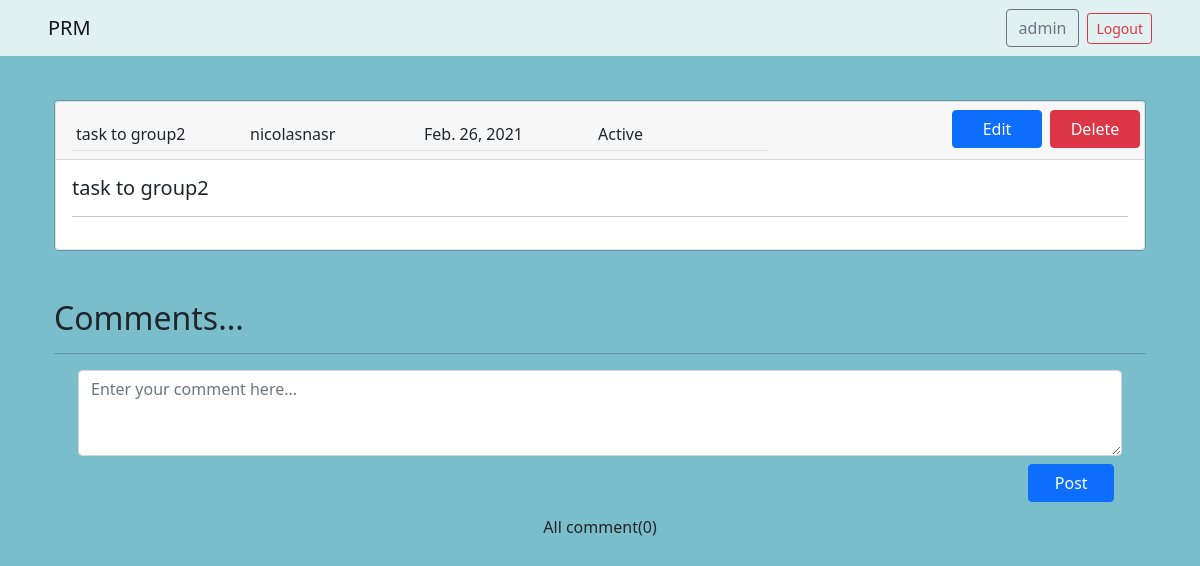
Page /dashboard/task/138 (signed in) on the committed database.
### index/models.py (models this page shows, shortened)
class Task(models.Model):
    title = models.CharField(max_length=50, blank=False)
    user = models.ForeignKey(User, on_delete=models.CASCADE, blank=True, null=True)
    group = models.ForeignKey(Group, on_delete=models.CASCADE, blank=False, default=1)
    status = models.ForeignKey(Status, on_delete=models.SET_DEFAULT, default=5, blank=False)
    description = models.CharField(max_length=200, blank=False)
    moreinfo = models.TextField(blank=True)
    due = models.DateField(default=datetime.datetime.now, blank=False)
    added = models.DateTimeField(default=datetime.datetime.now, blank=True)

class Status(models.Model):
    def __str__(self):
        return self.name
    name = models.CharField(max_length=25)

### dashboard/views.py (the view, shortened to what this page needs)
# urls.py: path('task/<int:task>', views.task, name="task"),
@login_required(login_url="index:login")
def task(request, task):
    get_object_or_404(Task, id=task)
    task = Task.objects.get(id=task)
    try:
        noti = Notification.objects.get(task=task)
        if request.user == task.user:
            noti.delete()
    except:
        pass
    usergp = request.user.groups.all()
    users = User.objects.filter(groups__name=usergp[0].name)
    grplist =[]
    for x in usergp:
        grplist.append(x)
    taskgrp = task.group
    if taskgrp in grplist:
        ctx = {'task': task, 'grplist': grplist, 'taskgrp':taskgrp}
        return render(request, 'dashboard/task-template.html', ctx)

### dashboard/templates/dashboard/task-template.html (shortened to what this page needs)
{% extends "index/base.html" %}
{% load humanize %}
{% block content %}
<div class="container-sm " style="margin-top: 100px;">
  <div class="mb-5">
    <div class="modal-content">
      <div class="card">
        <div class="card-header container ">
          <div class="row justify-content-between">
            <div class="col container">
              <div class="container m-0 p-0 pt-1">
                <div class="row m-0 p-0 pt-1">
                  <div class="col-sm border-bottom p-1">
                    {{ task.title }}
                  </div>
                  <div class="col-sm border-bottom p-1">
                    {{ task.user }}
                  </div>
                  <div class="col-sm border-bottom p-1">
                    {{ task.due }}
                    {% now "Y-m-d" as todays_date %}
                  </div>
                  <span class="col-sm p-1 border-bottom p-1"
                    style="font-size: 1rem !important; font-weight: 500 !important;">
                    {{ task.status }}
                  </span>
                </div>
              </div>
            </div>
            <div class="col-md-4 col-6 justify-content-end d-md-block d-none">
              <div class="row justify-content-end">
                {% for g in grplist %}
                {% if 'TL' == g|stringformat:"s" %}
                <a href="{% url 'dashboard:editTask' task.id %}"
                  class="cont2 resp-p col-sm-4 col-md-4 col-lg-3 btn btn-primary m-xs-0 m-sm-2  mb-sm-0 mt-sm-0">Edit</a>
                <button type="button" class="cont2 resp-p col-sm-4 col-md-4 col-lg-3 btn btn-danger"
                  data-bs-toggle="modal" data-bs-target="#Delete">
                  Delete
                </button>
                {% endif %}
                {% endfor %}
              </div>
            </div>
          </div>
        </div>
        <div class="card-body">
          <h5 class="card-title">{{ task.description }}</h5>
          <hr>
        </div>
      </div>
    </div>
  </div>
</div>
<h2 class="container mt-5">Comments...<hr></h2>
  <div class="container resp-p">
    <form method="POST" action="{% url 'dashboard:addComment' task.id%}" class="container">
      <div class="form-group">
        <textarea name = "comment_sent" class="form-control status-box" id="textarea" rows="3" placeholder="Enter your comment here..." maxlength="1000" required></textarea>
      </div>
      <div class="row justify-content-end m-2">
        <button type="submit" class="btn btn-primary col-4 col-md-2 col-lg-1">Post</button>
      </div>
    </form>
  </div>
<div class="container mt-3 d-flex justify-content-center ">
    <div class="row d-flex justify-content-center">
        <div class="col">
            <div class="text-left">
                <h6>All comment({{task.comments.count}})</h6>
            </div>
        </div>
    </div>
</div>
{% endblock %}

### index/templates/index/base.html (shortened to what this page needs)
{% load static %}
<!DOCTYPE html>
<html lang="en">
<head>
	<link rel="stylesheet" type="text/css" href={% static '/css/main.css' %}>
	<link rel="stylesheet" type="text/css" href={% static '/css/bootstrap.css' %}>
	<link href="https://cdn.jsdelivr.net/npm/bootstrap@5.0.0-beta2/dist/css/bootstrap.min.css" rel="stylesheet"
>
    <link rel="stylesheet" href="https://use.fontawesome.com/releases/v5.15.2/css/all.css">
</head>
<body>
	<nav class="navbar navbar-light bg-light navbar-expand-lg navbar-light bg-light fixed-top" style="background-color: #e1f0f1 !important; color:#f8f9fa;">
		{% if request.user.is_authenticated %}
		<div class="container-fluid justify-content-between px-sm-5">
			<a class="navbar-brand" href={% url 'index:index' %}>PRM</a>
		  <div class="collapse navbar-collapse justify-content-end" id="navbarNavDropdown">
			<ul class="navbar-nav">
			  <li class="nav-item">
				<a href={% url 'index:login' %} class="btn btn-outline-secondary me-2" type="button">{{request.user}}</a>
			</li>
			<li class="nav-item align-self-center"><a href={% url 'index:logout' %} class="btn btn-sm btn-outline-danger" type="button">Logout</a>
			</li>
			</ul>
		  </div>
		  {% endif %}
		</div>
	  </nav>
    {% block content %}{% endblock %}
</body>
</html>

### static/css/main.css (style rules this page uses)
body { color: rgb(61, 68, 75); padding-bottom: 70px; background-color: #7abecc !important; }

### rows in the picture
Task: title "task to group2", user "nicolasnasr", due "Feb. 26, 2021", status "Active", description "task to group2", comments.count "0"

### other values in the picture
{{ request.user }} "admin"
